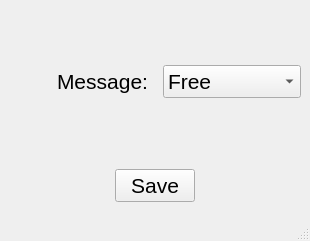
<?xml version="1.0" encoding="UTF-8"?>
<ui version="4.0">
 <class>student_permission</class>
 <widget class="QMainWindow" name="student_permission">
  <property name="geometry">
   <rect>
    <x>0</x>
    <y>0</y>
    <width>310</width>
    <height>241</height>
   </rect>
  </property>
  <property name="minimumSize">
   <size>
    <width>310</width>
    <height>241</height>
   </size>
  </property>
  <property name="maximumSize">
   <size>
    <width>310</width>
    <height>241</height>
   </size>
  </property>
  <property name="font">
   <font>
    <pointsize>16</pointsize>
   </font>
  </property>
  <property name="windowTitle">
   <string>MainWindow</string>
  </property>
  <widget class="QWidget" name="centralwidget">
   <layout class="QVBoxLayout" name="verticalLayout_4">
    <item>
     <layout class="QVBoxLayout" name="verticalLayout_3">
      <property name="spacing">
       <number>16</number>
      </property>
      <item>
       <spacer name="verticalSpacer_2">
        <property name="orientation">
         <enum>Qt::Vertical</enum>
        </property>
        <property name="sizeHint" stdset="0">
         <size>
          <width>20</width>
          <height>40</height>
         </size>
        </property>
       </spacer>
      </item>
      <item>
       <layout class="QHBoxLayout" name="horizontalLayout_2">
        <property name="spacing">
         <number>15</number>
        </property>
        <item>
         <layout class="QVBoxLayout" name="verticalLayout_2">
          <property name="spacing">
           <number>15</number>
          </property>
          <item>
           <widget class="QLabel" name="label_2">
            <property name="toolTip">
             <string>&lt;html&gt;&lt;head/&gt;&lt;body&gt;&lt;p&gt;blabla&lt;/p&gt;&lt;/body&gt;&lt;/html&gt;</string>
            </property>
            <property name="text">
             <string>&lt;html&gt;&lt;head/&gt;&lt;body&gt;&lt;p align=&quot;right&quot;&gt;Message:&lt;/p&gt;&lt;/body&gt;&lt;/html&gt;</string>
            </property>
           </widget>
          </item>
         </layout>
        </item>
        <item>
         <layout class="QVBoxLayout" name="verticalLayout">
          <item>
           <widget class="QComboBox" name="msg_combobox">
            <item>
             <property name="text">
              <string>Free</string>
             </property>
            </item>
            <item>
             <property name="text">
              <string>Only admin</string>
             </property>
            </item>
           </widget>
          </item>
         </layout>
        </item>
       </layout>
      </item>
      <item>
       <spacer name="verticalSpacer">
        <property name="orientation">
         <enum>Qt::Vertical</enum>
        </property>
        <property name="sizeHint" stdset="0">
         <size>
          <width>20</width>
          <height>40</height>
         </size>
        </property>
       </spacer>
      </item>
      <item>
       <layout class="QHBoxLayout" name="horizontalLayout">
        <item>
         <spacer name="horizontalSpacer">
          <property name="orientation">
           <enum>Qt::Horizontal</enum>
          </property>
          <property name="sizeHint" stdset="0">
           <size>
            <width>40</width>
            <height>20</height>
           </size>
          </property>
         </spacer>
        </item>
        <item>
         <widget class="QPushButton" name="save_botton">
          <property name="text">
           <string>Save</string>
          </property>
         </widget>
        </item>
        <item>
         <spacer name="horizontalSpacer_2">
          <property name="orientation">
           <enum>Qt::Horizontal</enum>
          </property>
          <property name="sizeHint" stdset="0">
           <size>
            <width>40</width>
            <height>20</height>
           </size>
          </property>
         </spacer>
        </item>
       </layout>
      </item>
     </layout>
    </item>
   </layout>
  </widget>
  <widget class="QMenuBar" name="menubar">
   <property name="geometry">
    <rect>
     <x>0</x>
     <y>0</y>
     <width>310</width>
     <height>21</height>
    </rect>
   </property>
  </widget>
  <widget class="QStatusBar" name="statusbar"/>
 </widget>
 <resources/>
 <connections/>
</ui>
